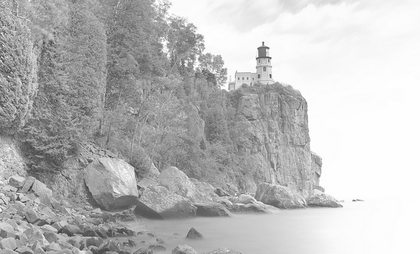
%> input picture Digital Image Processing part 2/Generowanie/Ex3/Grafiki/Ex3.png, 420 x 254 px, shrunk from 640 x 387 before the run
$ octave Kod3.m   (GNU Octave 9; MATLAB toolbox functions it lacks are replaced by stand-ins)
%> lines starting %> are read from the running program, lines starting %| are printed output that depends on the picture
clc %czyszczenie Command Window
%wczytanie obrazów
O = imread('C:\Users\Krzysztof\Desktop\Ex3.png');
%> O is the input picture: size 254x420x3 uint8; min 50, max 255, mean 187.3
O=im2gray(O); %konwersja rgb(im) na gray
%> O: size 254x420 uint8
O=double(O); %rzutowanie na double
%> O: size 254x420 double
maska1=[1 1 1; %zdefiniowanie maski
       1 1 1;
       1 1 1];
obraz11=Funkcja_filtracja_liniowa(O,maska1); %wywolanie funkcji
obraz11=double(obraz11); %rzutowanie na double
O2=O-obraz11;
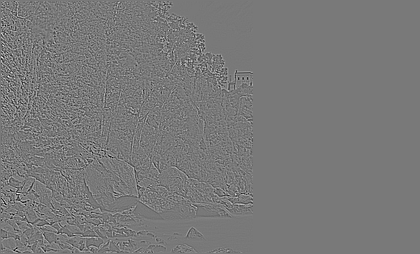
%> O2: size 254x420 double; min -78.22, max 86.56, mean 0; drawn with min black and max white
O3=O+O2;
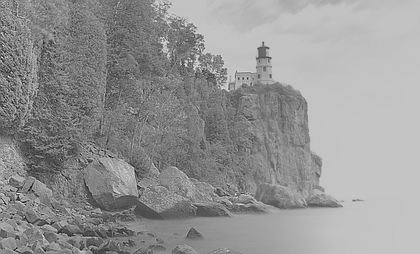
%> O3: size 254x420 double; min -22.22, max 336.6, mean 187.3; drawn with min black and max white
%zapis obrazów
obraz11=uint8(obraz11); %rzutowanie na uint8
%%O2=uint8(O2);
O3=uint8(O3); %rzutowanie na uint8
%> O3: size 254x420 uint8
imwrite(obraz11,'C:\Users\Krzysztof\Desktop\img11zad3.png');
imwrite(O2,'C:\Users\Krzysztof\Desktop\O2.png');
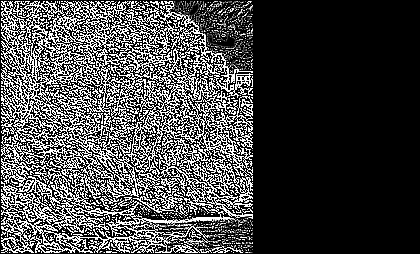
%> saved as O2.png: size 254x420 uint8; min 0, max 255, mean 70.1
imwrite(O3,'C:\Users\Krzysztof\Desktop\O3.png');
function y=Funkcja_filtracja_liniowa(I,mask)
    [Nx,Ny]=size(I); %rozmiar obrazu
    [Mx,My]=size(mask); %rozmiar maski
    y=I; %przypisanie
    x=floor(Mx/2); %zaokraglenie w dol
    p=1+x; %dodanie jedynki
    k=Nx-x; %k do petli
    for i=p:k %idziemy od p do k
        for j=p:k %idziemy od p do k
            Ciety_obraz=I(i-x:i+x,j-x:j+x);
            Obraz_po_konwersji=double(mask.*Ciety_obraz); %konwersja obrazu zmniejszonego z maska
            suma_obraz=sum(Obraz_po_konwersji(:)); %sumowanie elementów
            suma_maska=sum(mask(:)); %sumowanie elementów (maska)
            if suma_maska==0
                suma_maska=1; %warunek spełniony
            end
            Podzielony_obraz=suma_obraz/suma_maska; %dzielenie obu sum
            y(i,j)=Podzielony_obraz; %przypisanie do y
        end
    end
end
